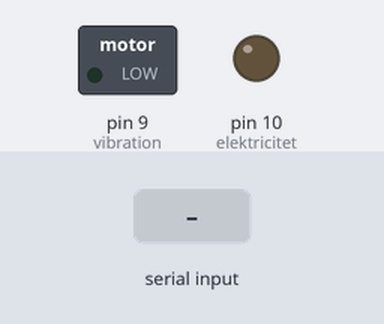
The sketch below on a simulated Arduino Uno, built with avr-gcc and run on an emulated ATmega328P. On the bench: switched loads named in the sketch (green lamp = pin HIGH), output pins drawn as LEDs (lit = HIGH). The test bench sets the inputs (shaded band). What the sketch prints to the serial monitor is not drawn.

Above: at 1.0 s.
1.1 s: "1" received over Serial
At 11.5 s:
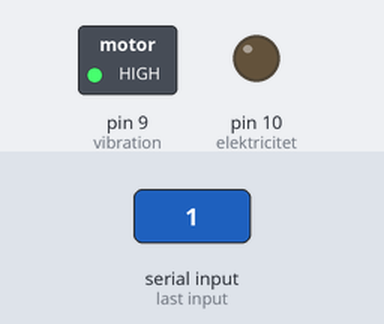
At 23.4 s:
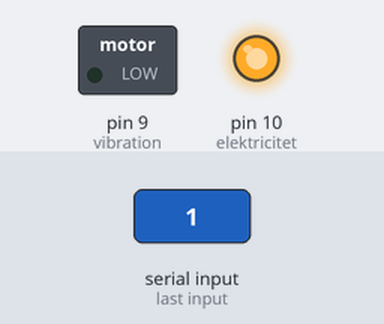
Timing chart, 0 to 23.7 s (numbered marks = the images above; inputs shaded):
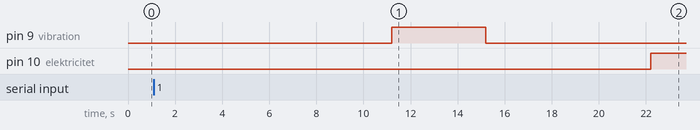

The sketch:

Exp2b.ino
```cpp
//test program

static const char spinner[] = "-\\|/";  // Array of ASCII spinning characters
static int spinnerIndex = 0;  // Current index of the spinner character

unsigned long startTime = 0;
unsigned long currentTime = 0;
unsigned long vibrationStart=0;

const int vibration = 9;
const int elektricitet  = 10;

 int ITI = 10000; // 10 sekunder mellan trials
const int duration = 4000; // 4 sekunder vibration
const int US = 2000; // 2 sekunders US
const int ISI = 7000; // 2 sekunders inter stimuli interval
const int remainingITI = ITI - ISI - US ;


const int antalTrial = 10;
int currentTrial = 0 ;

bool isTrialStarted = false;
bool isElektricitetActivated = false;
bool hasShutVib = false;

void printEvent(const char* eventName) {
  Serial.print(currentTime);
  Serial.print("\t");
  Serial.print(eventName);
  Serial.print("\t");
  Serial.println(currentTrial);
}

void startTrial() {
  if (!isTrialStarted) {
    isTrialStarted = true;
    printEvent("CS on");
    digitalWrite(vibration, HIGH);
    vibrationStart =millis();
  }
}

void activateElektricitet() {
  if (isTrialStarted && !isElektricitetActivated) {
    isElektricitetActivated = true;
    printEvent("US on");
    digitalWrite(elektricitet, HIGH);
  }
}

void endTrial() {
  if (isTrialStarted) {
    isTrialStarted = false;
    isElektricitetActivated = false;
    printEvent("US off");
    digitalWrite(elektricitet, LOW);
    ITI = remainingITI ;
    startTime = currentTime;
    currentTrial++;

  }
}
void shutVib() {
  if (!hasShutVib) {
    hasShutVib = true;
    printEvent("CS off");
    digitalWrite(vibration, LOW);
  }
}
void setup() {
  Serial.begin(9600);
  Serial.println();
  Serial.println("Please send a character to start the sketch");
  while (Serial.available() == 0) {
    Serial.print(spinner[spinnerIndex]);  // Print the spinner character
    spinnerIndex = (spinnerIndex + 1) % sizeof(spinner);  // Update the spinner index
    delay(100);  // Delay between each spinner character update
  }
  while (Serial.available() > 0) {
    Serial.read(); // Empty the read buffer
  }

  pinMode(vibration, OUTPUT);
  pinMode(elektricitet, OUTPUT);
  Serial.println("");
  Serial.print("Time");
  Serial.print("\t");
  Serial.print("Event");
  Serial.print("\t");
  Serial.println("Trial");
  startTime = millis();
  currentTime = millis();
  printEvent("start");

}

void loop() {
  currentTime = millis();

  if(currentTrial < antalTrial){

    if (currentTime > (startTime + ITI)) {
      startTrial();
    }
    if (currentTime > (startTime + ITI + duration) ) {

      shutVib() ;

    }

    if (currentTime > (startTime + ITI + ISI  + duration)) {
      activateElektricitet();
    }

    if (currentTime > (startTime + ITI + ISI + US  +duration )) {
      endTrial();
    }

  }

}
```

Measured:
- after the input at 1.1 s, pin 9 (vibration): LOW → HIGH after 10.1 s, → LOW 4.0 s later; pin 10 (elektricitet): LOW → HIGH after 21.1 s
